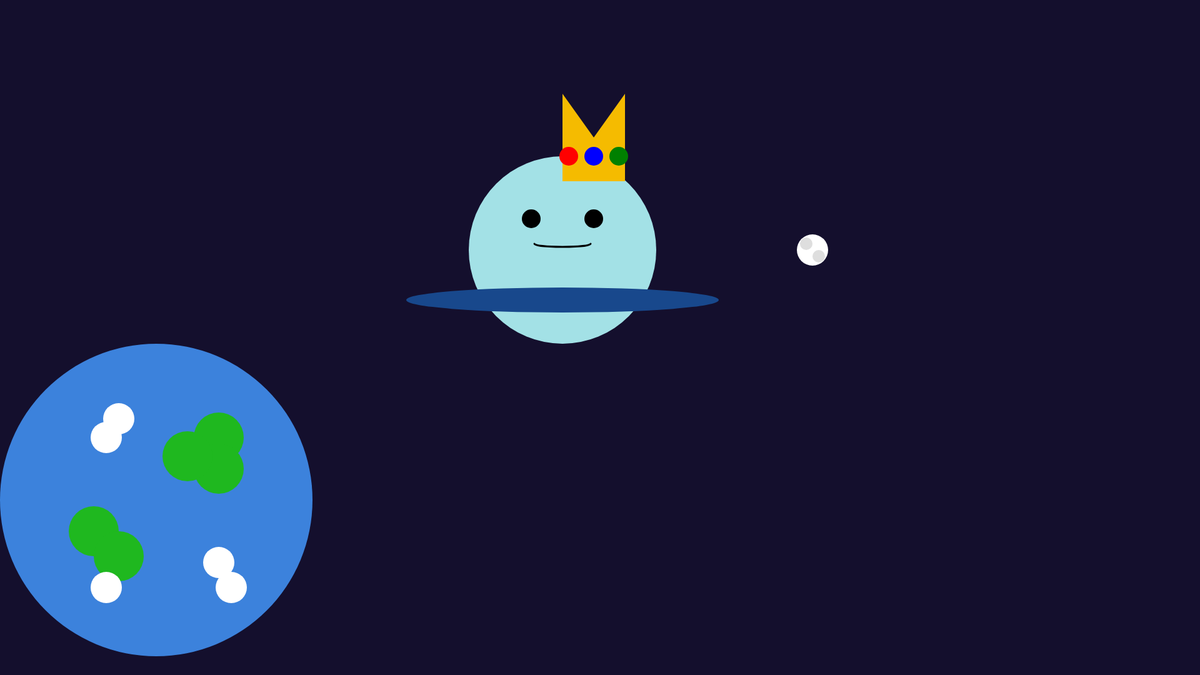
Frame 1 (no input)
Frame 60 (no input): identical to frame 1, image omitted
Frame 120 (the mouse pressed at the canvas centre since frame 60): identical to frame 1, image omitted

The p5.js sketch that drew this single still picture (run headless with seeded random() and noise() and a simulated clock; from frame 60 on, the mouse is pressed at the canvas centre):

// p5.js sketch
// ── sketch.js
/*Name: Gisselee R
Title: UFO in Space (Conditionals)
I'm using the same theme, Space and UFO. 
Instructions: Press left and right arrow keys to move UFO
which should increase or decrease in size.
*/
function setup() {
  createCanvas(1920, 1080);
}

function draw() {
  background(20, 15, 45);
  drawEarth();
  drawMoon();
  drawUFO();
}
//Variables
let x = 0;
let ufoSize = 1;


//Drawing the Earth
function drawEarth() {
noStroke();
fill(60, 130, 220);
circle(250, 800, 500);
//Land
fill(31, 184, 31);
circle(350, 700, 80);
fill(31, 184, 31);
circle(350, 750, 80);
fill(31, 184, 31);
circle(300, 730, 80);
fill(31, 184, 31);
circle(150, 850, 80);
fill(31, 184, 31);
circle(190, 890, 80);
//Clouds
fill(255, 255, 255);
circle(350, 900, 50);
fill(255, 255, 255);
circle(370, 940, 50);
fill(255, 255, 255);
circle(170, 940, 50);
fill(255, 255, 255);
circle(170, 700, 50);
fill(255, 255, 255);
circle(190, 670, 50);

}

//Drawing the Moon
function drawMoon(){
  fill("white");
  circle(1300, 400, 50);
//Crators 
fill(222, 222, 222);
circle(1310, 410, 20);
fill(222, 222, 222);
circle(1290, 390, 20);
}

function drawUFO() {

  // The UFO
  fill(163, 225, 230);
  circle(900 + x, 400, 300 * ufoSize);

  // Crown
  fill(245, 187, 0);
  triangle(900 + x + 100 * ufoSize, 400 - 110 * ufoSize,900 + x + 100 * ufoSize, 400 - 250 * ufoSize, 900 + x, 400 - 110 * ufoSize);

  triangle(900 + x, 400 - 110 * ufoSize, 900 + x, 400 - 250 * ufoSize, 900 + x + 100 * ufoSize, 400 - 110 * ufoSize);

  fill("blue");
  circle(900 + x + 50 * ufoSize, 400 - 150 * ufoSize, 30 * ufoSize);

  fill("red");
  circle(900 + x + 10 * ufoSize, 400 - 150 * ufoSize, 30 * ufoSize);

  fill("green");
  circle(900 + x + 90 * ufoSize, 400 - 150 * ufoSize, 30 * ufoSize);

  // Face
  fill("black");
  circle(900 + x - 50 * ufoSize, 400 - 50 * ufoSize, 30 * ufoSize);
  circle(900 + x + 50 * ufoSize, 400 - 50 * ufoSize, 30 * ufoSize);

  //Base
  fill(24, 72, 140);
  ellipse(900 + x, 400 + 80 * ufoSize, 500 * ufoSize, 40 * ufoSize);
  
  // Smile
  noFill();
  stroke(0);
  strokeWeight(3 * ufoSize);
  arc(900 + x, 400 - 10 * ufoSize, 90 * ufoSize, 10 * ufoSize, 0, PI);
}

/*Making the UFO Fly around increasing 
and decreasing size with IF/ELSE statements */

function keyPressed(){
if (keyCode === LEFT_ARROW && x > -350) {
x -= 50;
ufoSize += 0.1;
} else if (keyCode === RIGHT_ARROW && x < 450 && ufoSize > 0.2) {
x += 50;
ufoSize -= 0.1;
} 
}
